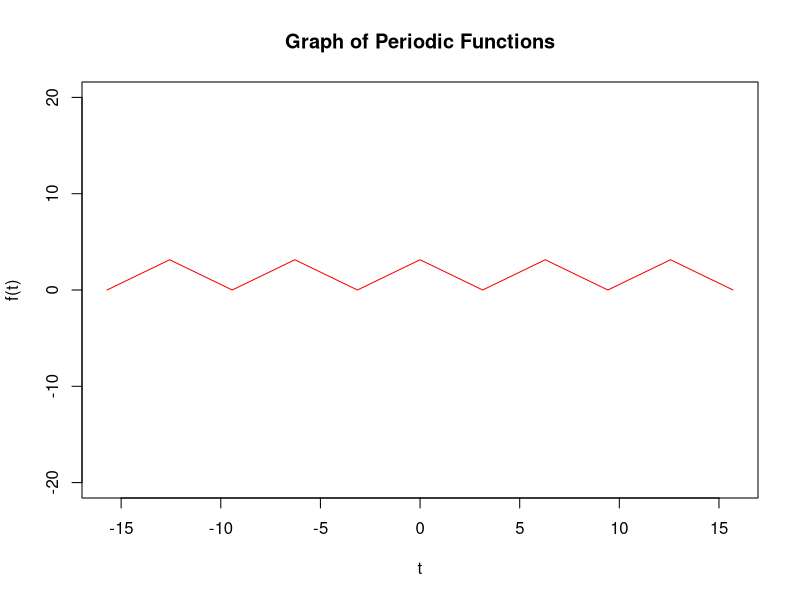
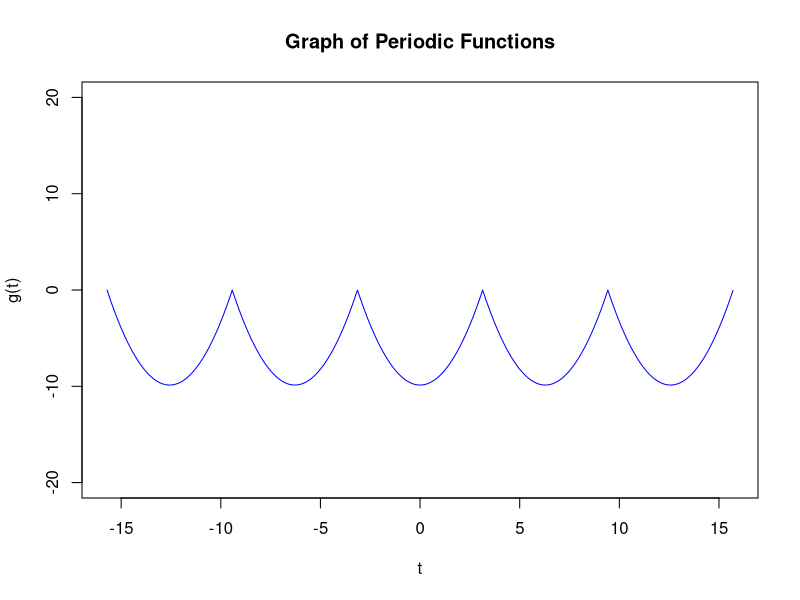
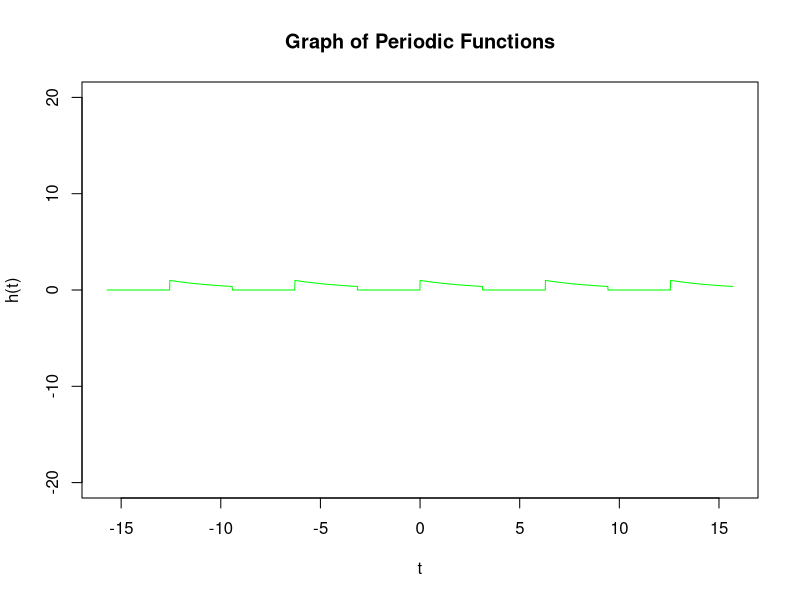
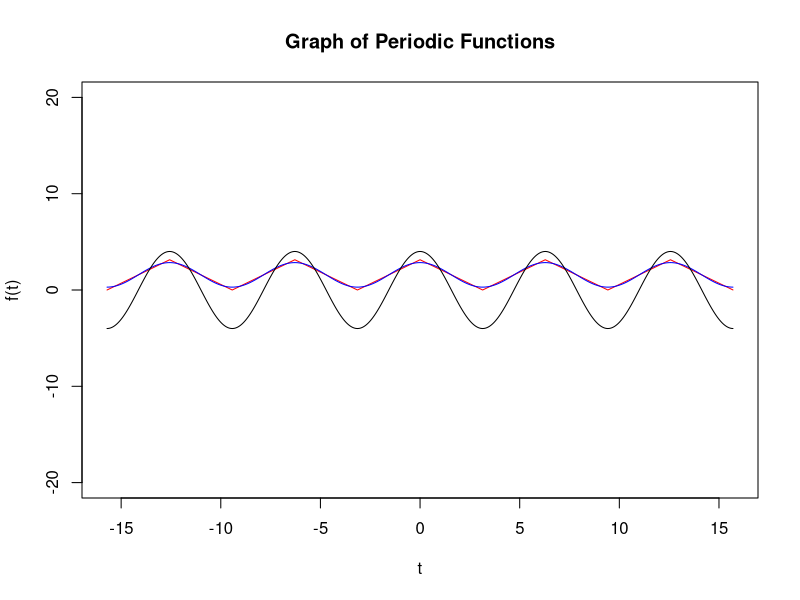
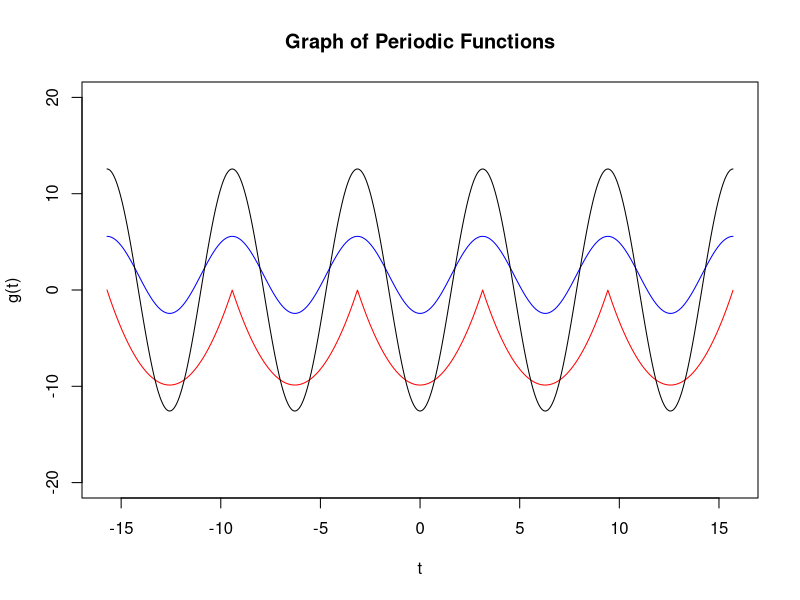
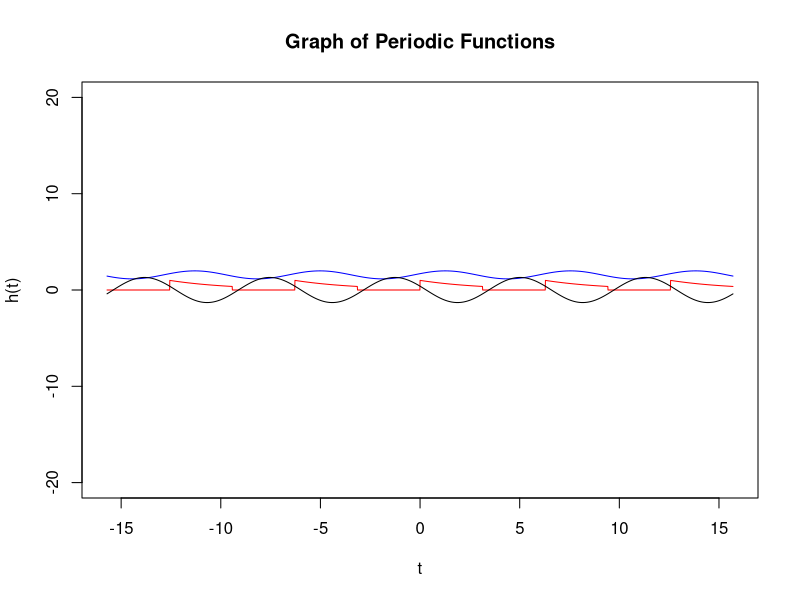

R code for these plots, in order:
#1) Analyse de Fourier




f <- function(t) { ifelse(t >= -pi & t <= pi, pi - abs(t), pi - abs(t - 2*pi*floor((t + pi)/(2*pi)))) }


g <- function(t) { ifelse(t >= -pi & t <= pi, t^2 - pi^2, (t - 2*pi*floor((t + pi)/(2*pi)))^2 - pi^2) }



h <- function(t) {
  t <- t %% (2*pi)
  ifelse(t >= 0 & t < pi, exp((-t )/pi), 0) 
}
x <- seq(-5 * pi, 5 * pi, by= 0.01)

plot(x, f(x), type = "l", main = "Graph of Periodic Functions", xlab = "t", ylab = "f(t)", ylim = c(-20, 20), col = "red")


plot(x, g(x), type = "l", main = "Graph of Periodic Functions", xlab = "t", ylab = "g(t)", ylim = c(-20, 20), col = "blue")

plot(x, h(x), type = "l", main = "Graph of Periodic Functions", xlab = "t", ylab = "h(t)", ylim = c(-20, 20), col = "green")
#-----------------------------------------------------------------------------------------------------------------------------------
#2)

# Calculate the Fourier series coefficients for f

#N <- as.numeric(readline("Saisissez la valeur de N :"))
N <- 20



af0 <- 1/(2*pi) * integrate(f, -pi, pi)$value
afn <- rep(0, N)
bfn <- rep(0, N)
ifOne <- rep(0, N)
ifTwo <- rep(0, N)
cfn <- rep(0, N)


ag0 <- 1/(2*pi) * integrate(f, -pi, pi)$value
agn <- rep(0, N)
bgn <- rep(0, N)
igOne <- rep(0, N)
igTwo <- rep(0, N)
cgn <- rep(0, N)


ah0 <- 1/(2*pi) * integrate(f, -pi, pi)$value
ahn <- rep(0, N)
bhn <- rep(0, N)
ihOne <- rep(0, N)
ihTwo <- rep(0, N)
chn <- rep(0, N)



for (n in 1:N) {
  afn[n] <- 1/pi * integrate(function(x) f(x) * cos(n*x), -pi, pi)$value
  bfn[n] <- 1/pi * integrate(function(x) f(x) * sin(n*x), -pi, pi)$value
  ifOne[n] <- integrate(function(x) f(x) * cos(n*x), -pi, pi)$value
  ifTwo[n] <- integrate(function(x) f(x) * sin(n*x), -pi, pi)$value
  cfn[n] <- ifOne[n] + (-1i) * ifTwo[n]
}
af0
afn
bfn
cfn
# Calculate the Fourier series coefficients for g
for (n in 1:N) {
  agn[n] <- 1/pi * integrate(function(x) g(x) * cos(n*x), -pi, pi)$value
  bgn[n] <- 1/pi * integrate(function(x) g(x) * sin(n*x), -pi, pi)$value
  igOne[n] <- integrate(function(x) g(x) * cos(n*x), -pi, pi)$value
  igTwo[n] <- integrate(function(x) g(x) * sin(n*x), -pi, pi)$value
  cgn[n] <- igOne[n] + 1i * igTwo[n]
}
ag0
agn[N]
bgn[N]
cgn[N]

# Calculate the Fourier series coefficients for h


for (n in 1:N) {
  ahn[n] <- 1/pi * integrate(function(x) h(x) * cos(n*x), -pi, pi)$value
  bhn[n] <- 1/pi * integrate(function(x) h(x) * sin(n*x), -pi, pi)$value
  ihOne[n] <- integrate(function(x) h(x) * cos(n*x), -pi, pi)$value
  ihTwo[n] <- integrate(function(x) h(x) * sin(n*x), -pi, pi)$value
  chn[n] <- ihOne[n] + 1i * ihTwo[n]
}
ah0
ahn
bhn
chn
#-------------------------------------------------------------------------------
#3)
N <- 1

sr <- function(t, an, bn){
  rez <- 0
  for (n in 1:N){
    rez <- rez + (an[n] * cos(n*t) + bn[n] * sin(n * t))
  }
  rez = af0 + rez
  return(rez)
}

sc <-function(t, cn){
  rez2 <- 0
  for (n in 1:N){
    rez2 <- rez2 + (cn[n] * exp(1i*t))
  }
  
  return(rez2)
}

srf <- sr(x, afn, bfn)
scf <- sc(x, cfn)
plot(x, f(x), type = "l", main = "Graph of Periodic Functions", xlab = "t", ylab = "f(t)", ylim = c(-20, 20), col = "red")

lines(x, srf, type = "l", main = "Graph of Periodic Functions", xlab = "t", ylab = "f(t)", ylim = c(-20, 20), col = "blue")
lines(x, scf, type = "l", main = "Graph of Periodic Functions", xlab = "t", ylab = "f(t)", ylim = c(-20, 20), col = "black")




srg <- sr(x, agn, bgn)
scg <- sc(x, cgn)

plot(x, g(x), type = "l", main = "Graph of Periodic Functions", xlab = "t", ylab = "g(t)", ylim = c(-20, 20), col = "red")

lines(x, srg, type = "l", main = "Graph of Periodic Functions", xlab = "t", ylab = "g(t)", ylim = c(-20, 20), col = "blue")
lines(x, scg, type = "l", main = "Graph of Periodic Functions", xlab = "t", ylab = "g(t)", ylim = c(-20, 20), col = "black")




srh <- sr(x, ahn, bhn)
srh
sch <- sc(x, chn)

plot(x, h(x), type = "l", main = "Graph of Periodic Functions", xlab = "t", ylab = "h(t)", ylim = c(-20, 20), col = "red")

lines(x, srh, type = "l", main = "Graph of Periodic Functions", xlab = "t", ylab = "h(t)", ylim = c(-20, 20), col = "blue")
lines(x, sch, type = "l", main = "Graph of Periodic Functions", xlab = "t", ylab = "h(t)", ylim = c(-20, 20), col = "black")




















